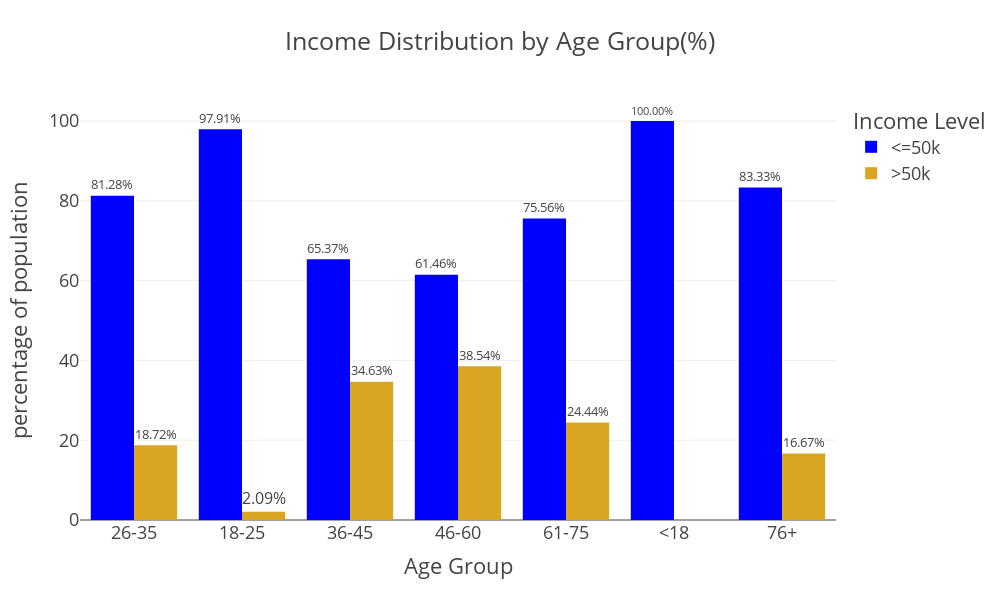

The notebook cell this image was saved under:
### Code cell
fig = px.bar(
    adult_df_income_age,
    x = 'age_group',
    y = 'percentage',
    color = 'income',
    title='Income Distribution by Age Group(%)',
    barmode='group',
    height= 600,
    width=1000,
    color_discrete_sequence = ['blue', 'goldenrod'],
    text = 'percentage'
)
fig.update_layout(template = "presentation",xaxis_title="Age Group",
                  yaxis_title="percentage of population",
                  legend_title=dict(text="Income Level"),
                paper_bgcolor = "rgba(0, 0, 0, 0)",plot_bgcolor = "rgba(0, 0, 0, 0)")
fig.update_traces(texttemplate = "%{text:.2f}%",textposition="outside")
fig.show()
fig.write_image(os.path.join(results_dir, 'Income_distribution_by_Age_bar_chart.jpg'))
fig.write_image(os.path.join(results_dir, 'Income_distribution_by_Age_bar_chart.png'))
fig.write_html(os.path.join(results_dir, 'Income_distribution_by_Age_bar_chart.html'))

### Figure 1 — Plotly figure (JSON) as saved in the notebook; plotly's stock layout.template omitted (floating-point values rounded to 4 significant figures)
{"data": [{"alignmentgroup": "True", "hovertemplate": "income=<=50k<br>age_group=%{x}<br>percentage=%{text}<extra></extra>", "legendgroup": "<=50k", "marker": {"color": "blue", "pattern": {"shape": ""}}, "name": "<=50k", "offsetgroup": "<=50k", "orientation": "v", "showlegend": true, "text": [81.28, 97.91, 65.37, 61.46, 75.56, 100.0, 83.33], "textposition": "outside", "texttemplate": "%{text:.2f}%", "type": "bar", "x": ["26-35", "18-25", "36-45", "46-60", "61-75", "<18", "76+"], "xaxis": "x", "y": [81.28, 97.91, 65.37, 61.46, 75.56, 100.0, 83.33], "yaxis": "y"}, {"alignmentgroup": "True", "hovertemplate": "income=>50k<br>age_group=%{x}<br>percentage=%{text}<extra></extra>", "legendgroup": ">50k", "marker": {"color": "goldenrod", "pattern": {"shape": ""}}, "name": ">50k", "offsetgroup": ">50k", "orientation": "v", "showlegend": true, "text": [38.54, 34.63, 18.72, 24.44, 2.093, 16.67], "textposition": "outside", "texttemplate": "%{text:.2f}%", "type": "bar", "x": ["46-60", "36-45", "26-35", "61-75", "18-25", "76+"], "xaxis": "x", "y": [38.54, 34.63, 18.72, 24.44, 2.093, 16.67], "yaxis": "y"}], "layout": {"barmode": "group", "height": 600, "legend": {"title": {"text": "Income Level"}, "tracegroupgap": 0}, "paper_bgcolor": "rgba(0, 0, 0, 0)", "plot_bgcolor": "rgba(0, 0, 0, 0)", "title": {"text": "Income Distribution by Age Group(%)"}, "width": 1000, "xaxis": {"anchor": "y", "autorange": true, "domain": [0, 1], "range": [-0.5, 6.5], "title": {"text": "Age Group"}, "type": "category"}, "yaxis": {"anchor": "x", "autorange": true, "domain": [0, 1], "range": [0, 105.3], "title": {"text": "percentage of population"}, "type": "linear"}}}
